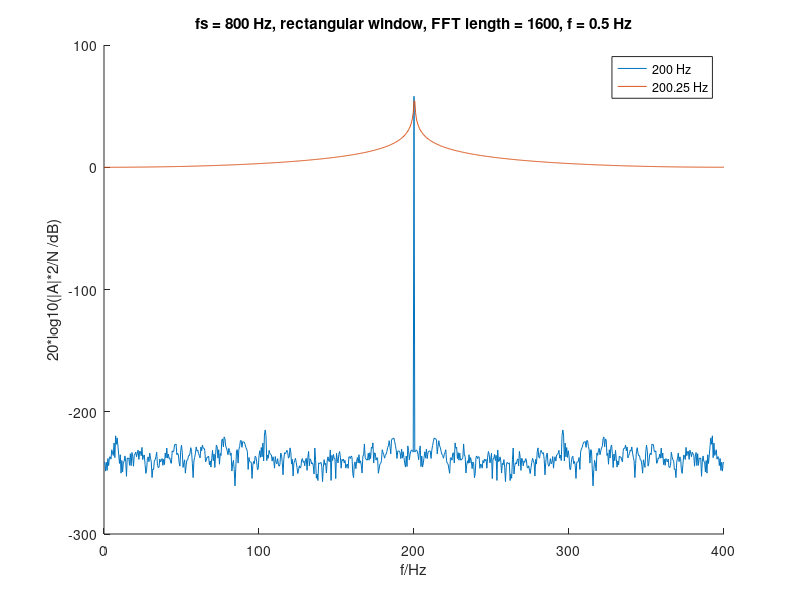
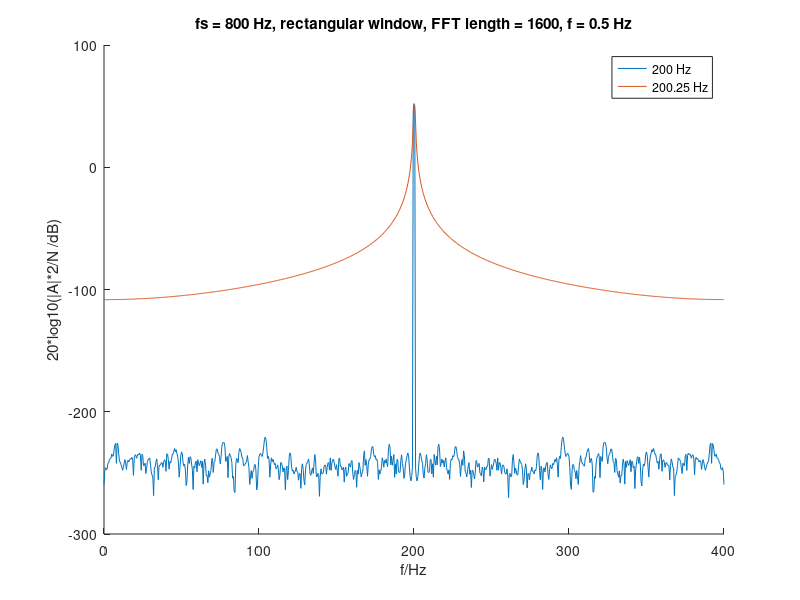
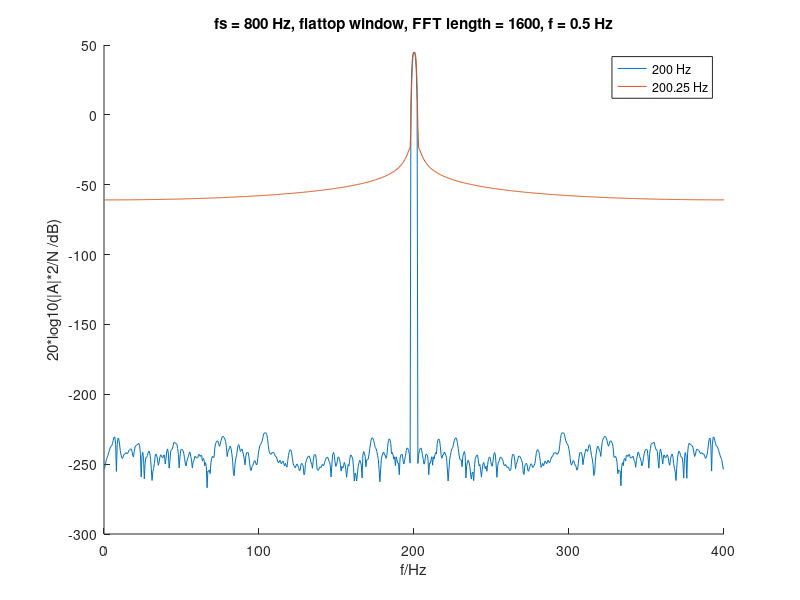
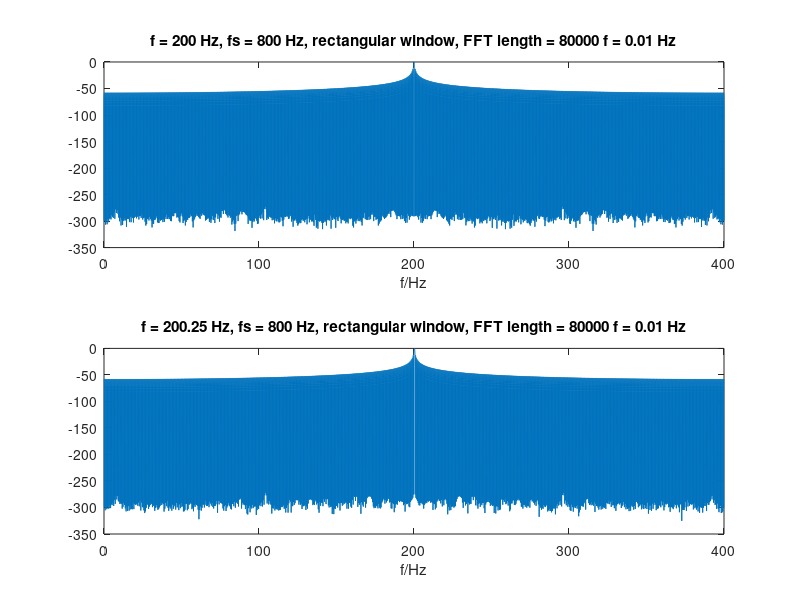

MATLAB code for these plots, in order:
 
 
 f1=200;
 f2=200.25;
 fs=800;
 N=1600;
 k=0:(N-1);
 t=k/fs;
 f=k/2;
 
 
 %%
 %aufgabe a)
 sig1=sin(2*pi*f1*t);
 sig2=sin(2*pi*f2*t);
 
 
 %%
 %aufgabe b)
 rect = ones(N,1);
 hanning = hann(N,'periodic');
 flat = flattopwin(N,'periodic');

 %%
 %c)
 
 %rect
 sig1_rect_fft = fft(sig1);
 sig2_rect_fft = fft(sig2);
 
 %hann
 sig1_hann = sig1 .* hanning';
 sig1_hann_fft = fft(sig1_hann);
 sig2_hann = sig2 .* hanning';
 sig2_hann_fft = fft(sig2_hann);
 
 %flattop
 sig1_flat = sig1 .* flat';
 sig1_flat_fft = fft(sig1_flat);
 sig2_flat = sig2 .* flat';
 sig2_flat_fft = fft(sig2_flat);
 
 
 %%
 %SECT d)
 %normalise
 normalise= 2/N*ones(1,N);
 normalise(1)= 1;
 normalise(N/2 + 1);
 %%%
 figure(1);
 hold on;
 plot(f(1:N/2+1),20*log10(abs(sig1_rect_fft(1:N/2+1))));
 plot(f(1:N/2+1),20*log10(abs(sig2_rect_fft(1:N/2+1))));
 legend('200 Hz','200.25 Hz');
 title('fs = 800 Hz, rectangular window, FFT length = 1600, f = 0.5 Hz');
 xlabel('f/Hz');
 ylabel('20*log10(|A|*2/N /dB)');
 
 figure(2);
 hold on;
 plot(f(1:N/2+1),20*log10(abs(sig1_hann_fft(1:N/2+1))));
 plot(f(1:N/2+1),20*log10(abs(sig2_hann_fft(1:N/2+1))));
 legend('200 Hz','200.25 Hz');
 title('fs = 800 Hz, rectangular window, FFT length = 1600, f = 0.5 Hz');
  xlabel('f/Hz');
 ylabel('20*log10(|A|*2/N /dB)');
 
 figure(3);
 hold on;
 plot(f(1:N/2+1),20*log10(abs(sig1_flat_fft(1:N/2+1))));
 plot(f(1:N/2+1),20*log10(abs(sig2_flat_fft(1:N/2+1))));
 legend('200 Hz','200.25 Hz');
 title('fs = 800 Hz, flattop window, FFT length = 1600, f = 0.5 Hz');
 xlabel('f/Hz');
 ylabel('20*log10(|A|*2/N /dB)');
 
 %%aufgabe e)
 padf=50;
 Np = padf*N;
 fpad = (0:Np/2)./(2*padf);
 pad_norm= 2/(Np)*ones(1,Np);
 %pad_norm(1)= 1;
 %pad_norm(Np/2 + 1 )= 1;
 
 %rect
 sig1_rect_pad = [sig1 zeros(1,Np-N)];
 sig1_rect_pad_fft = pad_norm.*fft(sig1_rect_pad);
 sig1_rect_spec = 20*log10(abs(sig1_rect_pad_fft(1:Np/2+1))/max(abs(sig1_rect_pad_fft)));
 sig2_rect_pad = [sig2 zeros(1,Np-N)];
 sig2_rect_pad_fft = pad_norm.*fft(sig2_rect_pad);
 sig2_rect_spec = 20*log10(abs(sig2_rect_pad_fft(1:Np/2+1))/max(abs(sig2_rect_pad_fft)));
 
 figure();
  subplot(2,1,1);
   plot(fpad,sig1_rect_spec);
   title(['f = 200 Hz, fs = 800 Hz, rectangular window, FFT length = ' ,num2str(Np),' f = ', num2str(fs/Np) ,' Hz']);
   xlabel('f/Hz');
  subplot(2,1,2);
   plot(fpad,sig2_rect_spec);
   title(['f = 200.25 Hz, fs = 800 Hz, rectangular window, FFT length = ' ,num2str(Np),' f = ', num2str(fs/Np) ,' Hz']);
   xlabel('f/Hz');
   
 %hanning
 sig1_hann_pad = [sig1_hann zeros(1,Np-N)];
 sig1_hann_pad_fft = pad_norm.*fft(sig1_hann_pad);
 sig1_hann_spec = 20*log10(abs(sig1_hann_pad_fft(1:Np/2+1))/max(abs(sig1_hann_pad_fft)));
 sig2_hann_pad = [sig2_hann zeros(1,Np-N)];
 sig2_hann_pad_fft = pad_norm.*fft(sig2_hann_pad);
 sig2_hann_spec = 20*log10(abs(sig2_hann_pad_fft(1:Np/2+1))/max(abs(sig2_hann_pad_fft)));
 
  figure();
  subplot(2,1,1);
   plot(fpad, sig1_hann_spec);
   title(['f = 200 Hz, fs = 800 Hz, hanning window, FFT length = ' ,num2str(Np),' f = ', num2str(fs/Np) ,' Hz']);
   xlabel('f/Hz');
  subplot(2,1,2);
   plot(fpad, sig2_hann_spec);
   title(['f = 200.25 Hz, fs = 800 Hz, hanning window, FFT length = ' ,num2str(Np),' f = ', num2str(fs/Np) ,' Hz']);
   xlabel('f/Hz');
   
 
 %flattop
 sig1_flat_pad = [sig1_flat zeros(1,Np-N)];
 sig1_flat_pad_fft = pad_norm.*fft(sig1_flat_pad);
 sig1_flat_spec = 20*log10(abs(sig1_flat_pad_fft(1:Np/2+1))/max(abs(sig1_flat_pad_fft)));
 sig2_flat_pad = [sig2_flat zeros(1,Np-N)];
 sig2_flat_pad_fft = pad_norm.*fft(sig2_flat_pad);
 sig2_flat_spec = 20*log10(abs(sig2_flat_pad_fft(1:Np/2+1))/max(abs(sig2_flat_pad_fft)));
 
  figure();
  subplot(2,1,1);
   plot(fpad,sig1_flat_spec);
   title(['f = 200 Hz, fs = 800 Hz, flattop window, FFT length = ' ,num2str(Np),' f = ', num2str(fs/Np) ,' Hz']);
   xlabel('f/Hz');
  subplot(2,1,2);
   plot(fpad,sig2_flat_spec);
   title(['f = 200.25 Hz, fs = 800 Hz, flattop window, FFT length = ' ,num2str(Np),' f = ', num2str(fs/Np) ,' Hz']);
   xlabel('f/Hz');
   
 %%
 %aufg g
 
 
 %bandwiwdth
  %rect
  spec = sig1_rect_spec;
  
  [~, middle] = max(spec);
  [~,left] = min(abs(spec(1:middle)+3));
  [~,right] = min(abs(spec(middle:Np/2)+3));
  right = right + middle;
  bandw_sig1_rect = fpad(right) - fpad(left)
  
  spec = sig2_rect_spec;
  
  [~, middle] = max(spec);
  [~,left] = min(abs(spec(1:middle)+3));
  [~,right] = min(abs(spec(middle:Np/2)+3));
  right = right + middle;
  bandw_sig2_rect = fpad(right) - fpad(left)
  
  %hann  
  spec = sig1_hann_spec;
  
  [~, middle] = max(spec);
  [~,left] = min(abs(spec(1:middle)+3));
  [~,right] = min(abs(spec(middle:Np/2)+3));
  right = right + middle;
  bandw_sig1_hann = fpad(right) - fpad(left)
  
  spec = sig2_hann_spec;
  
  [~, middle] = max(spec);
  [~,left] = min(abs(spec(1:middle)+3));
  [~,right] = min(abs(spec(middle:Np/2)+3));
  right = right + middle;
  bandw_sig2_hann = fpad(right) - fpad(left)

  %flat
  
  spec = sig1_flat_spec;
  
  [~, middle] = max(spec);
  [~,left] = min(abs(spec(1:middle)+3));
  [~,right] = min(abs(spec(middle:Np/2)+3));
  right = right + middle;
  bandw_sig1_flat = fpad(right) - fpad(left)
  
  spec = sig2_flat_spec;
  
  [~, middle] = max(spec);
  [~,left] = min(abs(spec(1:middle)+3));
  [~,right] = min(abs(spec(middle:Np/2)+3));
  right = right + middle;
  bandw_sig2_flat = fpad(right) - fpad(left)